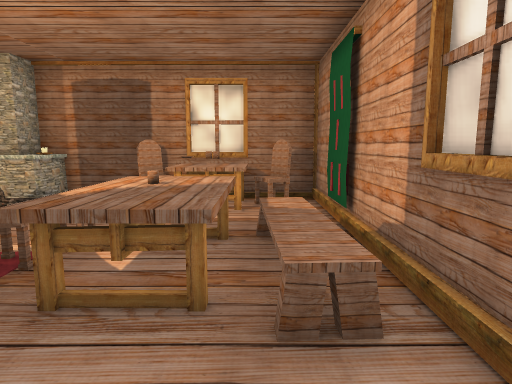
[1] (above)

24 first-person views from a walk through a scene from a Unity 3-D project. The camera is 1.5 m above the floor, tilts 8° down and sees 75° across. The floor is counted in squares, 1 m on a side. Each view is taken from the middle of a square. On the plan, view 1 faces up. The plan holds only what a view shows up to about 15 squares ahead; the rest is blank. The place goes on beyond the plan. The player is left out. Some animated figures are left out. Some surface patterns are stand-ins.

[2]
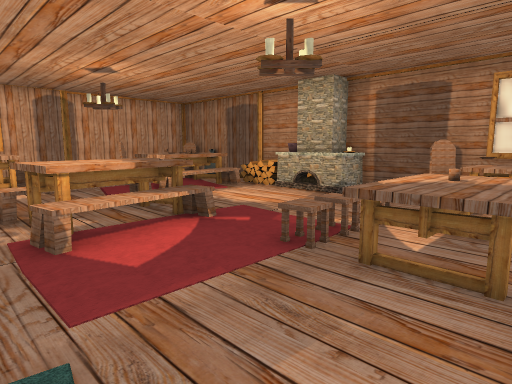

[3]
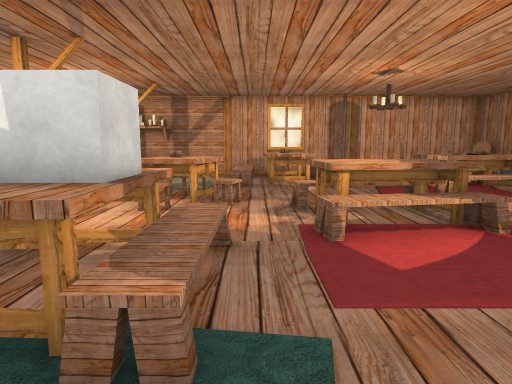

[4]
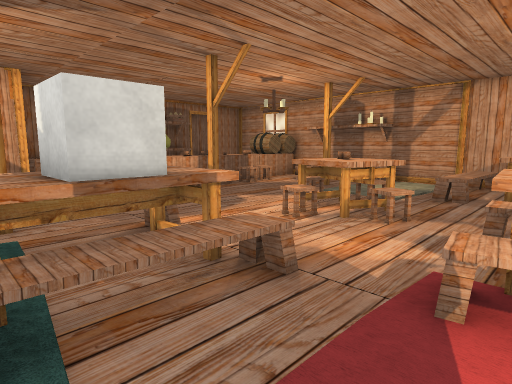

[5]
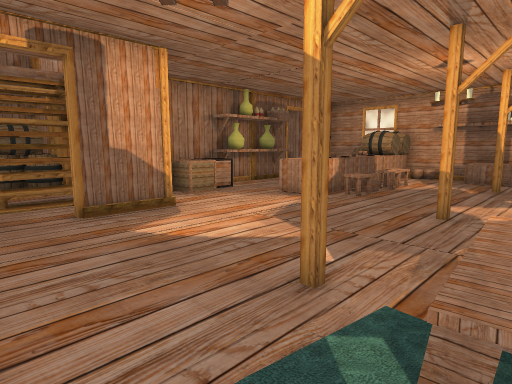

[6]
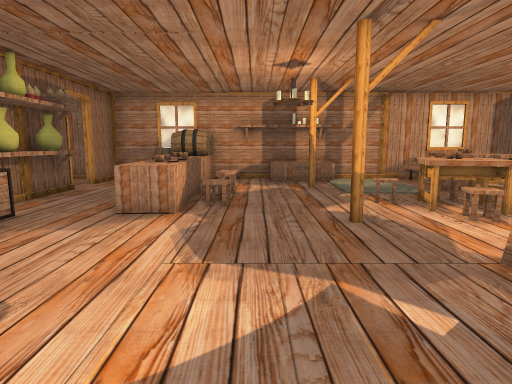

[7]
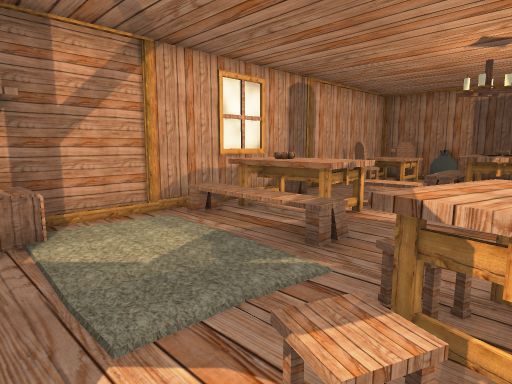

[8]
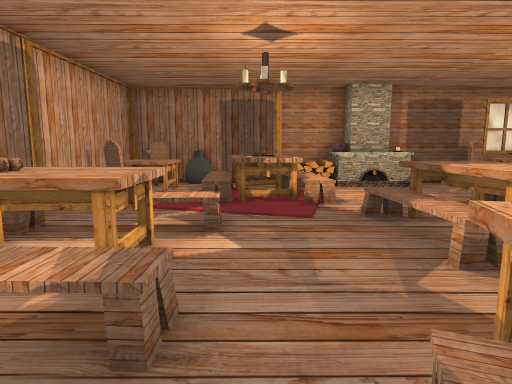

[9]
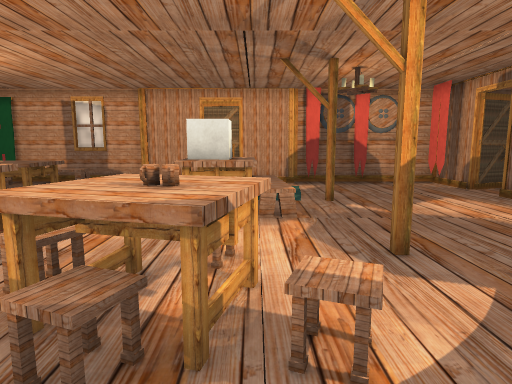

[10]
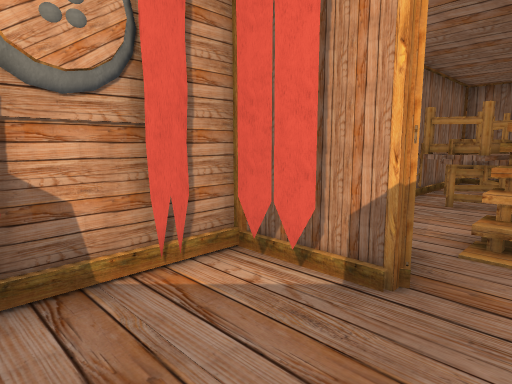

[11]
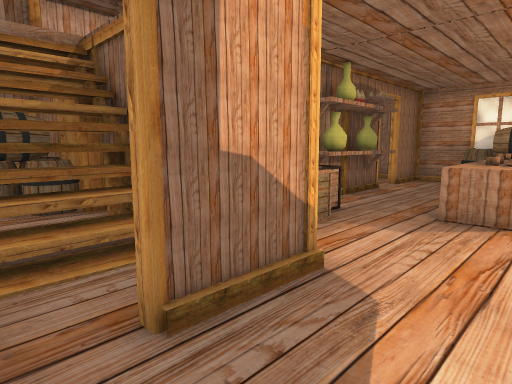

[12]
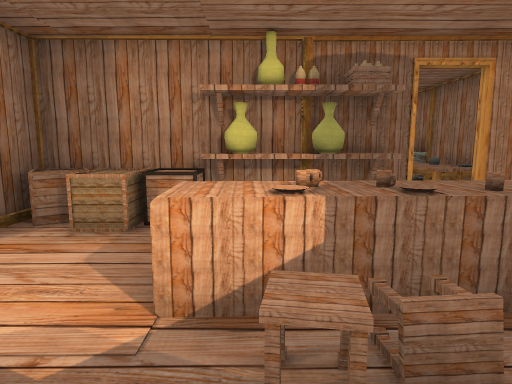

[13]
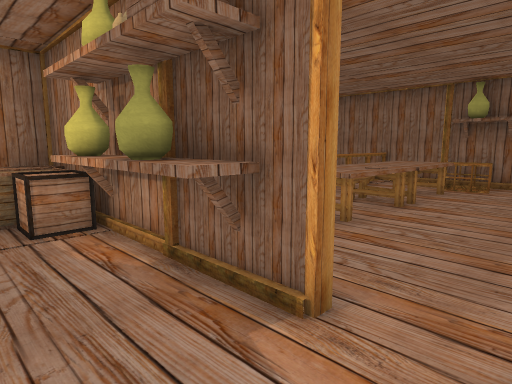

[14]
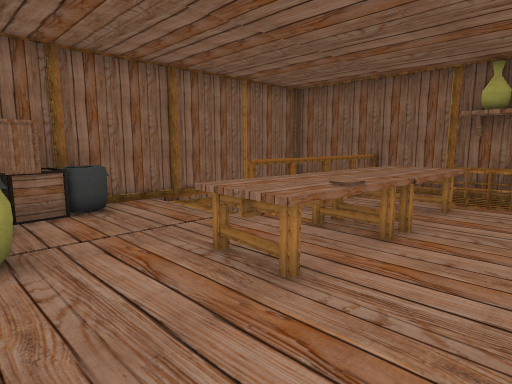

[15]
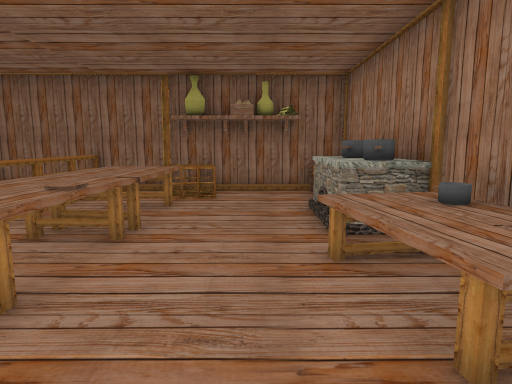

[16]
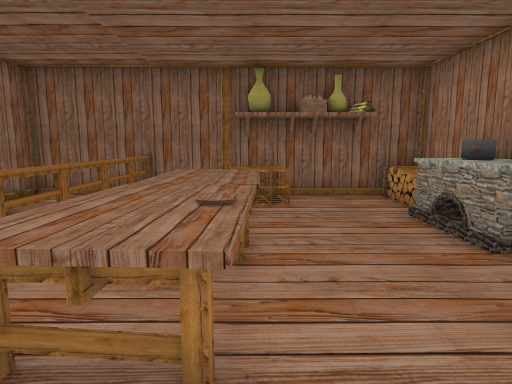

[17]
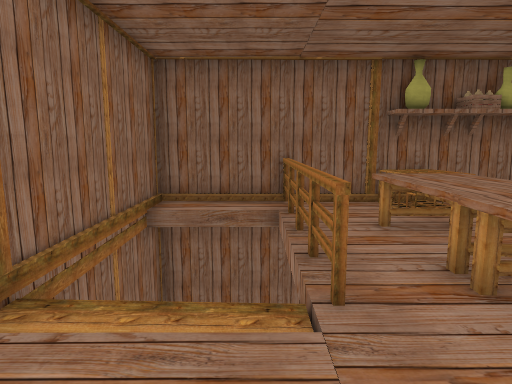

[18]
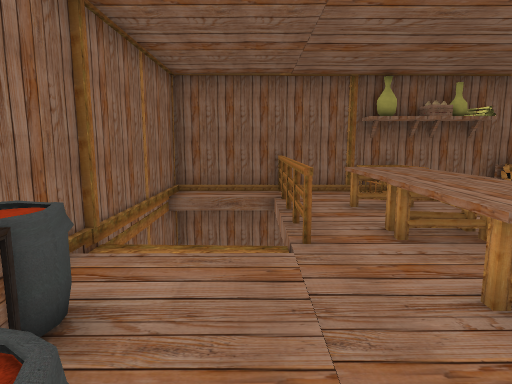

[19]
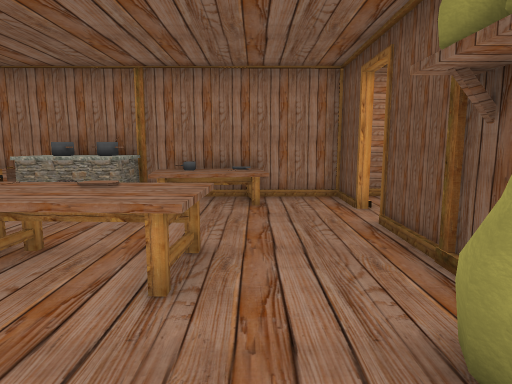

[20]
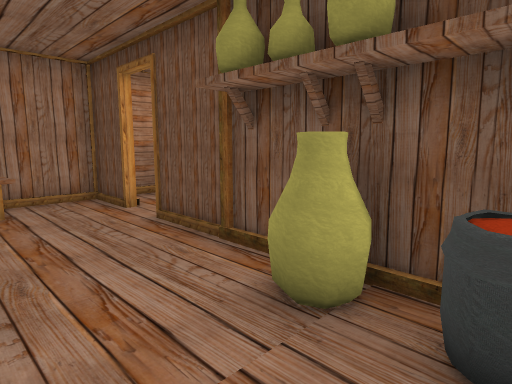

[21]
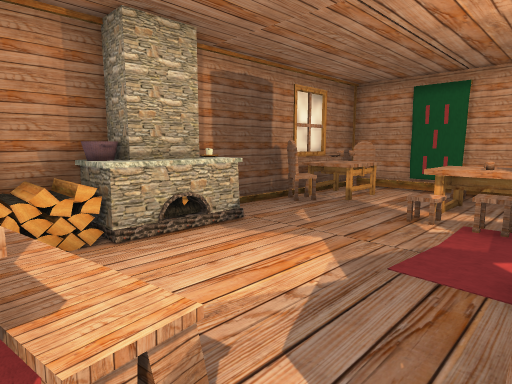

[22]
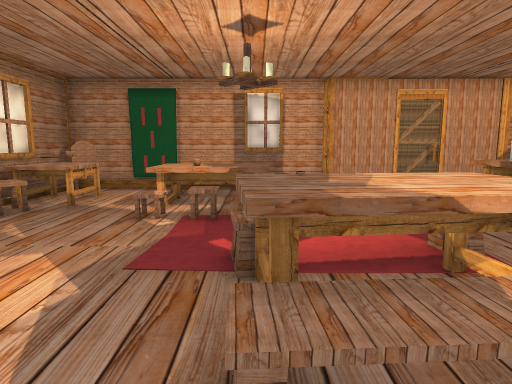

[23]
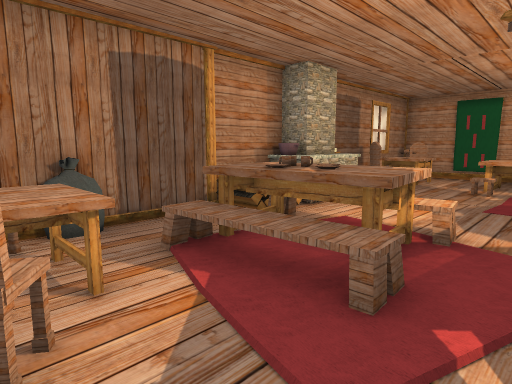

[24]
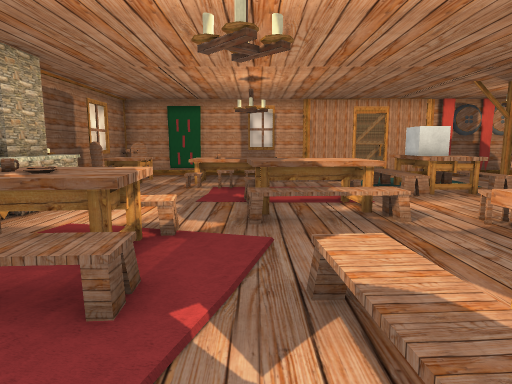

### Floor plan
Points are (right, up) in squares from view 1. A wall is a line through its corners. A room is listed if a view was taken in it or the views show most of it. See-through windows are left out.
Room 1 (views 1, 2, 3, 4, 5, 6, 7, 8, 9, 10, 11, 12, 13, 14, 15, 16, 17, 18, 19, 20, 21, 22, 23, 24)
walls: (-4.4, -11.3) (-2.1, -11.3); (-4.3, -14.4) (-4.3, -12.9); (-0.8, -11.3) (1.7, -11.3) (1.7, 5.5); (-0.2, -10.7) (1, -10.7); (-16, -11.5) (-16, -24.5); (1.4, -6.5) (1.4, -6); (1.4, -8.5) (1.4, -7.9); (-13.9, -14.5) (-16, -14.5); (1.4, -10.4) (1.4, -9.6); (-16, -14.3) (-13.9, -14.3); (-7.5, -21.8) (-7.5, -22.2); (-8.4, 9.5) (-16, 9.5) (-16, -10); (1.7, 7.4) (1.7, 9.5) (-5.6, 9.5); (-10.6, -26) (-4.3, -26) (-4.3, -16.9); (-16, -26) (-14.4, -26)
low walls: (1.4, 1.9) (1.4, 2.5); (1.4, 3.5) (1.4, 5.5); (1.4, 7.5) (1.4, 8.5); (1.4, 8.6) (1.4, 9.2)
ways out: gap at (-1, -12)
objects: other object (-16, -25) to (-15, -24); pot (-15, -23) to (-15, -22); pot (-15, -21); pot (-15, -19); table (-15, -19) to (-14, -17); barrel (-15, -12); barrel (-15, -11) to (-15, -10); cupboard (-15, -7) to (-15, -5); bench (-15, -2) to (-12, -1); table (-15, 0) to (-13, 1); bench (-15, 1) to (-12, 2); chair (-15, 5) to (-15, 6); other object (-15, 7); chair (-15, 8) to (-14, 9); shelf (-14, -26) to (-13, -26); barrel (-14, -11) to (-14, -10); mug (-14, 0); table (-14, 6) to (-14, 7); bag (-14, 9) to (-13, 9); other object (-13, -11); other object (-13, -10); column (-13, -6); shelf (-12, -26) to (-11, -26); cage (-12, -25) to (-10, -24); shelf (-12, -14); cupboard (-12, -11) to (-11, -10); other object (-12, -9); bench (-12, 4) to (-12, 7); table (-11, -23) to (-9, -21); table (-11, -20) to (-9, -18); vase (-11, -14); mug (-11, -10); chair (-11, -9); table (-11, 5); other object (-11, 6); table (-11, 7); shelf (-10, -14); other object (-10, -11); mug (-10, -10); chair (-10, -9); chair (-10, -5) to (-10, -4); chair (-10, -3); bench (-10, 5) to (-9, 8); other object (-10, 8) to (-8, 9); vase (-9, -14) to (-8, -14); cupboard (-9, -11) to (-8, -10); mug (-9, -10); chair (-9, -9); table (-9, -4); mug (-9, -3); chair (-9, -2) to (-8, -2); vase (-8, -16); shelf (-8, -15); chair (-8, -4) to (-8, -3); bench (-8, 0) to (-8, 3); other object (-8, 8) to (-6, 10); other object (-8, 9); box (-7, -14) to (-7, -13); column (-7, -6); table (-7, 0) to (-7, 3); bag (-6, -16) to (-6, -15); box (-6, -14) to (-5, -13); box (-6, -13); bench (-6, 0) to (-5, 3); other object (-6, 9); bag (-5, -18); box (-5, -17) to (-5, -16); box (-5, -15); bench (-5, -5) to (-2, -4); table (-5, -3); bench (-5, -2); cube (-4, -3) to (-3, -2); column (-3, -6); chair (-3, 3); chair (-3, 4); chair (-3, 8) to (-2, 9); table (-2, -3); bench (-2, -2); table (-2, 3) to (-1, 5); other object (-1, 5); other object (-1, 8); table (-1, 9); bench (0, 3) to (1, 5); chair (0, 8) to (1, 9); other object (2, 6); other object (2, 7)

Positions as (right, up) in squares from view 1, and headings:
1: (0, 0), facing up
2: (0, -1), facing up-left
3: (0, -1), facing left
4: (-2, 1), facing down-left
5: (0, -4), facing down-left
6: (-1, -8), facing left
7: (-9, -6), facing up-left
8: (-11, -4), facing up
9: (-12, -4), facing right
10: (-2, -8), facing down-right
11: (-1, -9), facing down-left
12: (-9, -7), facing down
13: (-14, -12), facing down-right
14: (-13, -15), facing down-right
15: (-13, -15), facing down
16: (-11, -16), facing down
17: (-7, -17), facing down
18: (-7, -15), facing down
19: (-6, -17), facing left
20: (-6, -18), facing up-left
21: (-10, 3), facing up-right
22: (-10, 3), facing right
23: (-15, 3), facing up-right
24: (-15, 3), facing right
